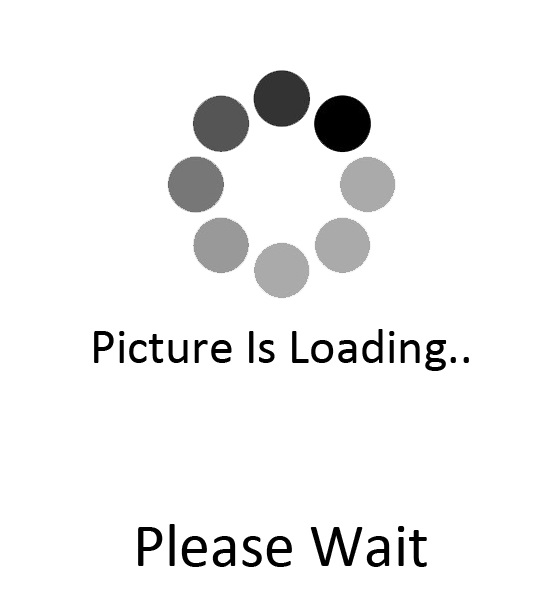
%> input picture PCD_1301144360/loadingPic.jpg, 549 x 597 px
$ octave --eval "exFFT2D(imread('loadingPic.jpg'));"   (GNU Octave 9; MATLAB toolbox functions it lacks are replaced by stand-ins)
%> lines starting %> are read from the running program, lines starting %| are printed output that depends on the picture; in (x1, y1, x2, y2) boxes, pixels count from 0 and x2, y2 are one past the last pixel; in counts of white or black regions, pixels touching at a corner belong together; the program's own positions count from 1
function exFFT2D(I)

%close all
% load image
g = I;
%> g is the input picture: size 597x549x3 uint8; min 0, max 255, mean 241.2
g= rgb2gray(g);
%> g: size 597x549 uint8
%tampilkan image asal
figure %1
subplot(2,4,1);imshow(g);title('Gambar Asli');

%lakukan fft & shift hasilnya
fft_g = fft2(g);
fs = fftshift(fft_g);

%tampilkan image hasil fft
%2
subplot(2,4,2);imshow(log(abs(fft_g)),[]);title('Hasil FFT');
%> after `imshow(log(abs(fft_g)),[])`:
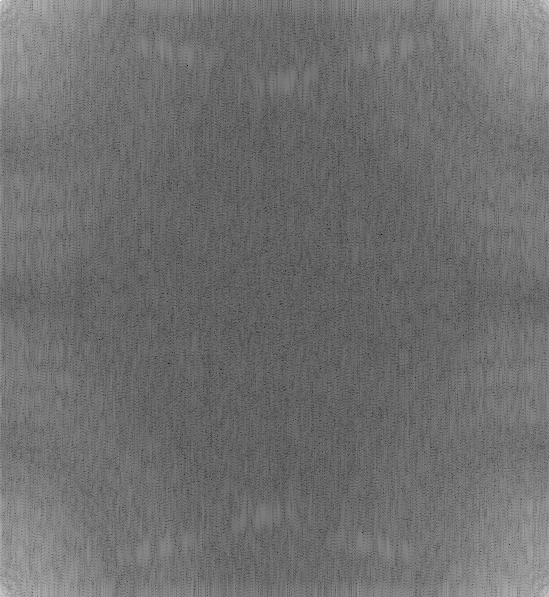
%> displayed picture: size 597x549, on the screen's scale of 0 to 255; min 0, max 255, mean 111.2

%kembalikan hasilnya ke image asal
balik = ifft2(fft_g);
%3
subplot(2,4,3);imshow(uint8(balik));title('Hasil Balik dari FFT');

% -----------------------------------
%coba lihat apa yang terjadi jika hasil fft dimodifikasi

fs1 = fs;
fs1(150:250,150:250) = 0;
%tampilkan image hasil fft
%4
subplot(2,4,4);imshow(log(abs(fs1)),[]);title('Modifikasi FFT');

%kembalikan hasilnya ke image asal
balik = ifft2(ifftshift(fs1));
%5
subplot(2,4,5);imshow(uint8(balik));title('Hasil Balik dari FFT Modifikasi');
%> (this line was passed over: imshow is not available in this run)

mask = zeros(size(g));
mask(150:250,150:250) = 1;
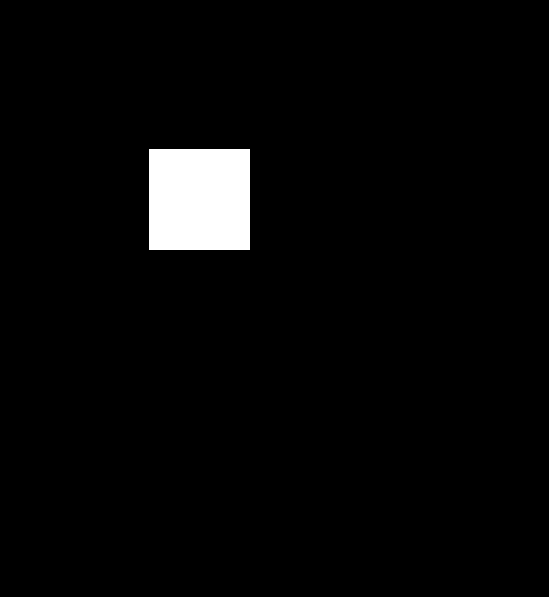
%> mask: size 597x549 double; values 0 (black) and 1 (white), 3.1% white; 1 white region, box (x1, y1, x2, y2) and area: (149, 149, 250, 250) 10201

hasil = mask.*fs;
%tampilkan image hasil fft
%6
subplot(2,4,6);imshow(log(abs(hasil)),[]);title('Hasil Crop FFT');

%kembalikan hasilnya ke image asal
balik = ifft2(ifftshift(hasil));
%7
subplot(2,4,7);imshow(uint8(balik));title('Hasil Balikan Crop FFT');
%> (this line was passed over: imshow is not available in this run)
